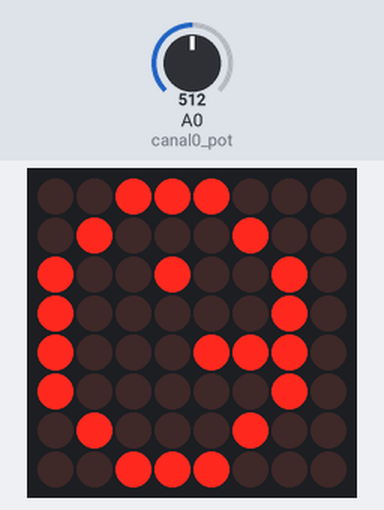
A sketch run on a simulated Arduino Uno, built with avr-gcc and run on an emulated ATmega328P. Parts: 8×8 LED matrix. The inputs (shaded band) are chosen by the test bench; at power-on: A0 (canal0_pot) = 512. What the sketch prints to the serial monitor is not drawn.

Above: at 2.6 s.
At 5.9 s:
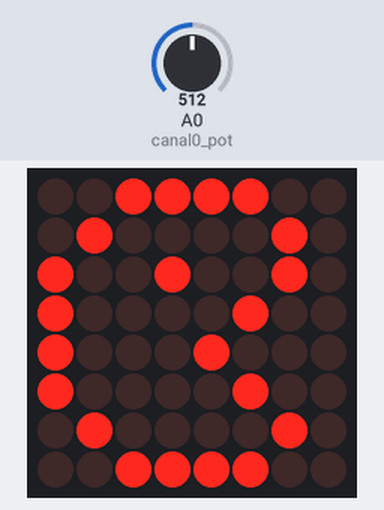

Measured:
- what the display in image 0 shows lasts 2.5 s, from 2.6 s to 5.1 s

The sketch:

Practica_3_P-1_BIM_3.ino
```cpp
#include <LedControl.h>

#define canal0_pot A0
#define din_matrix 4
#define cs_matrix 3
#define clk_matrix 2

unsigned int valor_adc_pot;
unsigned int del_del_motor;
LedControl Pacman_Matrix = LedControl(din_matrix, clk_matrix, cs_matrix, 1);

byte Pacman_boca_abierta[8] = {
   B00111100,
   B01000010,
   B10010010,
   B10000100,
   B10001000,
   B10000100,
   B01000010,
   B00111100,

 };

byte Pacman_boca_cerrada[8] =
{
 B00111000,
 B01000100,
 B10010010,
 B10000010,
 B10001110,
 B10000010,
 B01000100,
 B00111000,


};
void setup() {
Serial.begin(9600);
Pacman_Matrix.shutdown(0, false);
Pacman_Matrix.setIntensity(0, 15);
Pacman_Matrix.clearDisplay(0);
Serial.println("Uso de la matriz led");

}

void loop() {
  valor_adc_pot= analogRead(canal0_pot);
  del_del_motor= map(valor_adc_pot,0,1023,100,5000);
for(int i=0; i<8; i++ ){
  Pacman_Matrix.setRow(0,i, Pacman_boca_abierta[i]);
}
delay(del_del_motor);
for(int i=0;i<8;i++){
  Pacman_Matrix.setRow(0,i, Pacman_boca_cerrada[i]);
}
delay(del_del_motor);

}
```
